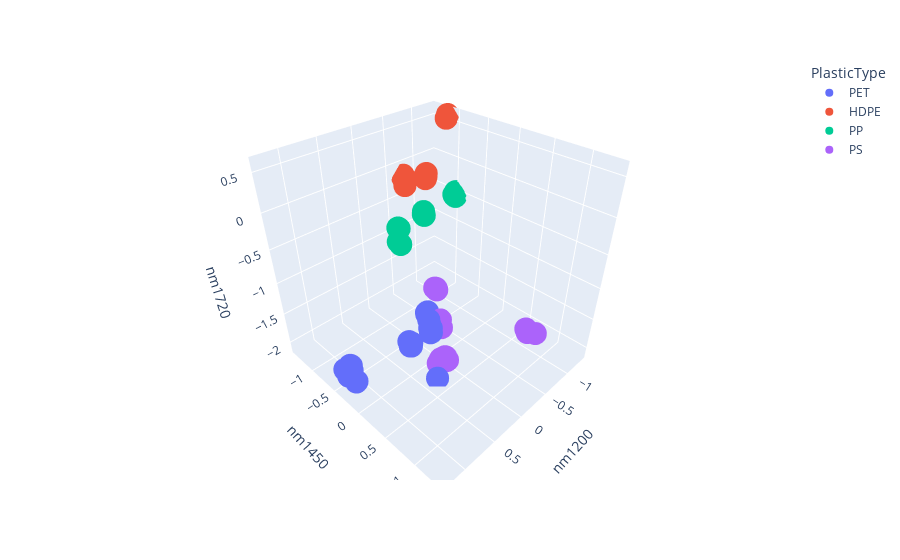

The notebook cell saved with this chart:
### Code cell
#make an interactive 3d scatterplot of df_snv_toplot
import plotly.express as px
fig = px.scatter_3d(df_snv_toplot, x='nm1200', y='nm1450', z='nm1720', color='PlasticType', hover_name='Name')
fig.show()

### Figure 1 — Plotly figure (JSON) as saved in the notebook; plotly's stock layout.template omitted (floating-point values rounded to 4 significant figures)
{"data": [{"hovertemplate": "<b>%{hovertext}</b><br><br>PlasticType=PET<br>nm1200=%{x}<br>nm1450=%{y}<br>nm1720=%{z}<extra></extra>", "hovertext": ["A01A", "A01A", "A01A", "A01A", "A01A", "A01A", "A01A", "A01A", "A02A", "A02A", "A02A", "A02A", "A02A", "A03A", "A03A", "A03A", "A03A", "A03A", "A03A", "A03A", "A04A", "A04A", "A04A", "A04A", "A04A", "A04A"], "legendgroup": "PET", "marker": {"color": "#636efa", "symbol": "circle"}, "mode": "markers", "name": "PET", "scene": "scene", "showlegend": true, "type": "scatter3d", "x": [0.04968, 0.03716, 0.05121, 0.07828, 0.06204, 0.04297, 0.03954, 0.3275, 0.3929, 0.3421, 0.3823, 0.358, 0.3511, 1.141, 1.27, 1.163, 1.157, 1.211, 1.136, 1.137, -0.105, -0.1004, -0.1038, -0.1144, -0.1108, -0.09477], "y": [-0.07269, -0.08832, -0.06928, -0.05825, -0.09008, -0.1043, -0.1291, 0.3216, -0.1123, -0.1398, -0.1478, -0.1303, -0.1571, -0.3771, -0.3225, -0.2741, -0.3469, -0.3563, -0.4126, -0.3016, -0.2941, -0.3193, -0.3035, -0.313, -0.3154, -0.3084], "z": [-1.673, -1.736, -1.739, -1.723, -1.672, -1.644, -1.57, -2.104, -1.786, -1.786, -1.738, -1.823, -1.84, -1.793, -1.724, -1.99, -1.843, -1.911, -1.815, -2.017, -1.653, -1.639, -1.651, -1.629, -1.662, -1.656]}, {"hovertemplate": "<b>%{hovertext}</b><br><br>PlasticType=HDPE<br>nm1200=%{x}<br>nm1450=%{y}<br>nm1720=%{z}<extra></extra>", "hovertext": ["B01A", "B01A", "B01A", "B01A", "B01A", "B03A", "B03A", "B04A", "B04A", "B04A", "B04A"], "legendgroup": "HDPE", "marker": {"color": "#EF553B", "symbol": "circle"}, "mode": "markers", "name": "HDPE", "scene": "scene", "showlegend": true, "type": "scatter3d", "x": [-0.7119, -0.7107, -0.721, -0.7233, -0.7415, -1.326, -1.325, -0.9021, -0.9033, -0.8798, -0.822], "y": [-1.362, -1.396, -1.384, -1.404, -1.371, -1.168, -1.143, -1.133, -1.147, -1.105, -1.084], "z": [-0.3154, -0.2114, -0.2532, -0.1756, -0.2537, 0.5348, 0.5917, -0.1638, -0.2026, -0.1033, -0.1337]}, {"hovertemplate": "<b>%{hovertext}</b><br><br>PlasticType=PP<br>nm1200=%{x}<br>nm1450=%{y}<br>nm1720=%{z}<extra></extra>", "hovertext": ["E01A", "E01A", "E01A", "E01A", "E02A", "E02A", "E02A", "E02A", "E05A", "E05A", "E05A", "E05A", "E05A"], "legendgroup": "PP", "marker": {"color": "#00cc96", "symbol": "circle"}, "mode": "markers", "name": "PP", "scene": "scene", "showlegend": true, "type": "scatter3d", "x": [-1.29, -1.334, -1.33, -1.297, -0.211, -0.1746, -0.217, -0.1823, -0.7291, -0.7391, -0.7463, -0.7401, -0.739], "y": [-0.9593, -0.9718, -0.9706, -0.9718, -0.9624, -0.9249, -0.9452, -0.8867, -1.017, -1.009, -1.03, -1.022, -1.019], "z": [-0.528, -0.4885, -0.5648, -0.5226, -0.623, -0.8071, -0.6297, -0.837, -0.6402, -0.6607, -0.6091, -0.6263, -0.6192]}, {"hovertemplate": "<b>%{hovertext}</b><br><br>PlasticType=PS<br>nm1200=%{x}<br>nm1450=%{y}<br>nm1720=%{z}<extra></extra>", "hovertext": ["F01A", "F01A", "F01A", "F01A", "F02A", "F02A", "F02A", "F02A", "F03A", "F03A", "F03A", "F03A", "F04A", "F04A", "F04A", "F04A", "F04A", "F04A", "F04A", "F04A"], "legendgroup": "PS", "marker": {"color": "#ab63fa", "symbol": "circle"}, "mode": "markers", "name": "PS", "scene": "scene", "showlegend": true, "type": "scatter3d", "x": [-0.1836, -0.1253, -0.155, -0.1069, -0.1524, -0.1818, -0.0987, -0.09113, -0.2983, -0.309, -0.316, -0.3247, 0.2167, 0.175, 0.1954, 0.2063, 0.1084, 0.112, 0.09932, 0.1123], "y": [-0.1351, -0.08301, -0.08672, -0.09556, 1.279, 1.34, 1.288, 1.27, -0.3593, -0.3432, -0.3383, -0.3588, 0.2234, 0.2294, 0.2284, 0.244, 0.2547, 0.2781, 0.2767, 0.2414], "z": [-1.707, -1.752, -1.799, -1.712, -1.007, -1.002, -0.9672, -0.9219, -1.348, -1.353, -1.378, -1.368, -1.987, -1.926, -1.949, -1.967, -1.925, -1.971, -1.972, -1.926]}], "layout": {"legend": {"title": {"text": "PlasticType"}, "tracegroupgap": 0}, "margin": {"t": 60}, "scene": {"domain": {"x": [0, 1], "y": [0, 1]}, "xaxis": {"title": {"text": "nm1200"}}, "yaxis": {"title": {"text": "nm1450"}}, "zaxis": {"title": {"text": "nm1720"}}}}}
